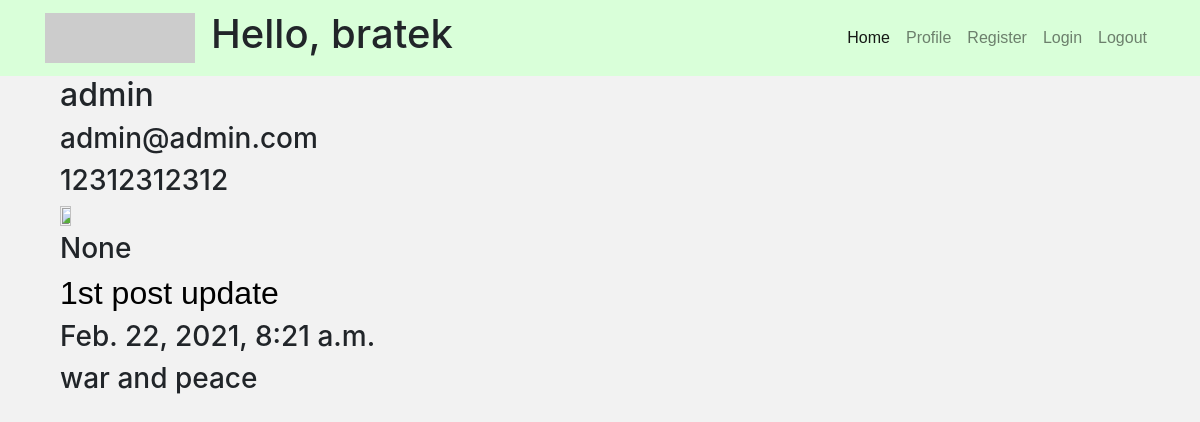
The app's page /blog/user/admin (signed in) with its own data.
### BlogApp/models.py (models this page shows, shortened)
class Guest(models.Model):
    user = models.OneToOneField(User, null=True, blank=True, on_delete=models.CASCADE)
    name = models.CharField(max_length=200, null=True)  # should be unique
    date_created = models.DateTimeField(auto_now_add=True, null=True)
    email = models.EmailField(default='example@blog.com')  # can't change
    phone = models.IntegerField(blank=True, default=111111)
    profile_picture = models.ImageField(null=True, blank=True)
    skype = models.CharField(max_length=50, null=True, blank=True)
    def __str__(self):
        return self.name

class Post(models.Model):
    name = models.CharField(max_length=200, default='Untitled')
    creation_date = models.DateTimeField(auto_now_add=True, null=True)
    text = models.TextField()
    description = models.TextField(max_length=200)
    user = models.ForeignKey(Guest, on_delete=models.SET_NULL, null=True)

### BlogApp/views.py (the view)
# urls.py: path('user/<str:pk>', views.profile, name='profile'),
def profile(request, pk):
    user = Guest.objects.get(name=pk)
    posts = Post.objects.filter(user=user)
    context = {'posts': posts, 'user': user}
    return render(request, 'Blog/profile.html', context)

### templates/Blog/profile.html
{% extends 'Blog/base.html' %}
{% block content %}
    {% load static %}
<div class="container">
    <h2>{{ user.name }}</h2>
    <h3>{{ user.email }}</h3>
    <h3>{{ user.phone }}</h3>
    <img src="{% static '/images/violet.jpg' %}" width="10%" height="10%">
    <h3>{{ user.skype }}</h3>
</div>
    {% for post in posts %}
    <div class="container">
        <h2><a href="{% url 'Blog:post' post.id %}">{{ post.name }}</a></h2>
        <h3>{{ post.creation_date }}</h3>
        <h3>{{ post.description }}</h3>
    </div>
    {% endfor %}
{% endblock %}

### templates/Blog/base.html (shortened to what this page needs)
<!DOCTYPE html>
{% load static %}
<html lang="en">
<head>
        <link rel="stylesheet"
          href="https://stackpath.bootstrapcdn.com/bootstrap/4.3.1/css/bootstrap.min.css"
>
        <link rel="stylesheet"
              type="text/css"
              href="{% static 'css/main.css' %}">
</head>
<body>
<nav class="navbar navbar-expand-lg navbar-light static-top"
  style="background-color: #d9ffd9;">
  <div class="container">
    <a class="navbar-brand" href="#">
          <img src="http://placehold.it/150x50?text=Logo" alt="">
        </a>
    <div class="collapse navbar-collapse" id="navbarResponsive">
        <h1>Hello, {{ request.user }} </h1>
      <ul class="navbar-nav ml-auto">
        <li class="nav-item active">
          <a class="nav-link" href="{% url 'Blog:home' %}">Home
              </a>
        </li>
        <li class="nav-item">
          <a class="nav-link" href="{% url 'Blog:profile' user %}">Profile</a>
        </li>
        <li class="nav-item">
          <a class="nav-link" href="{% url 'Blog:register' %}">Register</a>
        </li>
        <li class="nav-item">
          <a class="nav-link" href="{% url 'Blog:login' %}">Login</a>
        </li>
        <li class="nav-item">
          <a class="nav-link" href="{% url 'Blog:logout' %}">Logout</a>
        </li>
      </ul>
    </div>
  </div>
</nav>
<div class="container">
  {% block content %}
  {% endblock %}
</div>
</body>
</html>

### static/css/main.css (style rules this page uses)
body { background-color: #f2f2f2; }
a { font-family: Arial, Helvetica, sans-serif; color: black; }

### records on screen
Guest: name "admin", email "admin@admin.com", phone "12312312312", skype "None"
Post: name "1st post update", creation_date "Feb. 22, 2021, 8:21 a.m.", description "war and peace"

### other values on screen
{{ request.user }} "bratek"
